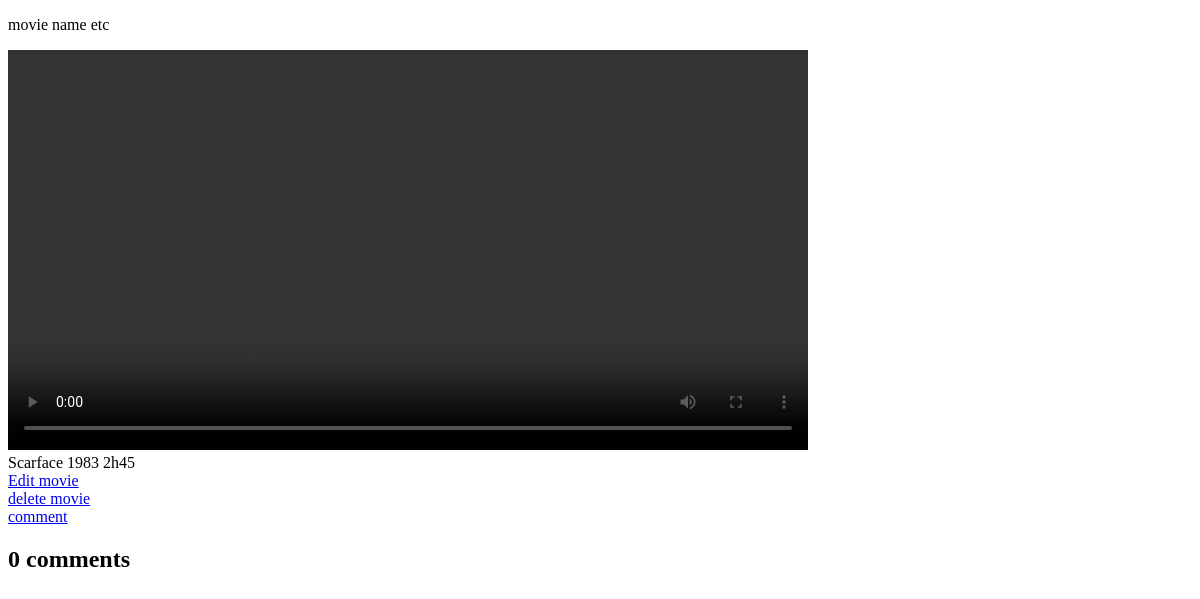
Page /movie/1/ on the earlier database version.
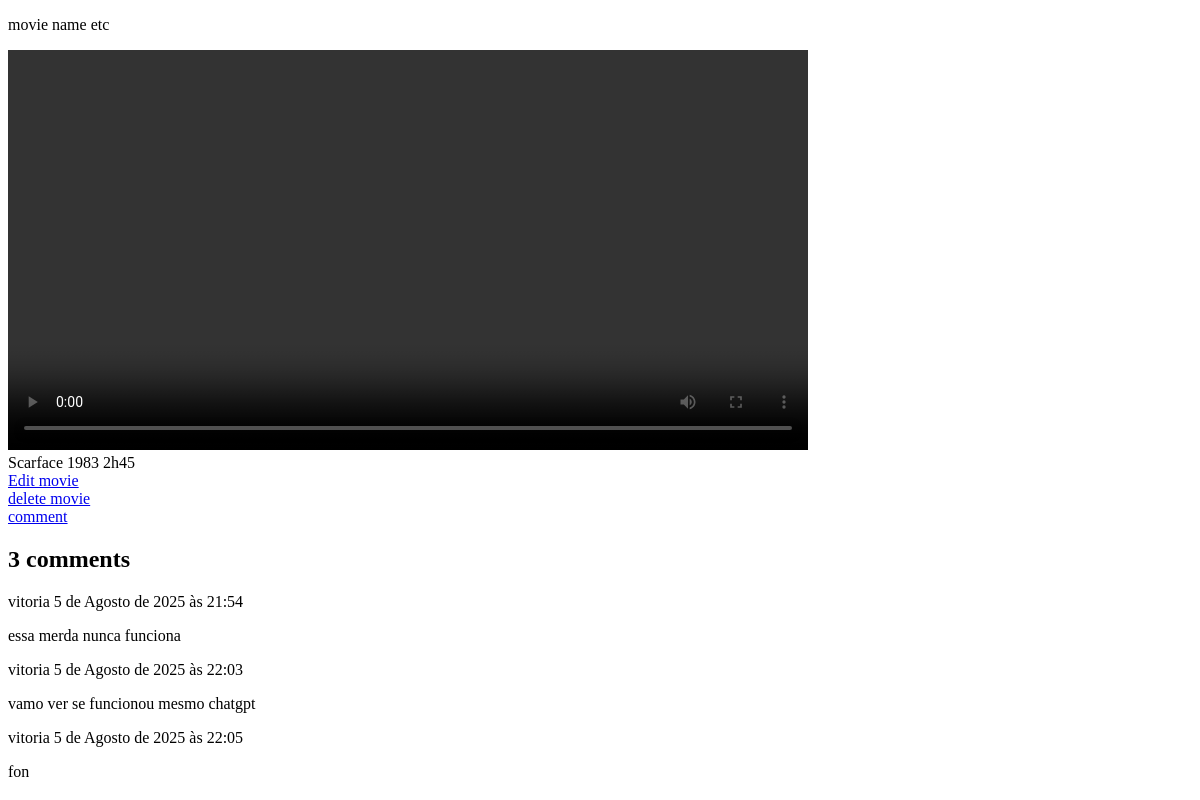
Same page on the later database version.
### cinema/models.py (models this page shows, shortened)
class Movie(models.Model):
  title = models.CharField(max_length=140, blank=True, null=True)
  year = models.CharField(max_length=4, blank=True, null=True)
  length = models.CharField(max_length=4, blank=True, null=True)
  genre = models.CharField (max_length=40)
  director = models.CharField(max_length=130)
  synopsis = models.TextField(max_length=4, blank=True, null=True)
  poster = models.ImageField(upload_to='media/posters', null=True)
  video_url = models.URLField(null=True, blank=True)
  start_time = models.DateTimeField(default=timezone.now())

class Comment(models.Model):
  user = models.ForeignKey('auth.User', on_delete=models.CASCADE)
  movie = models.ForeignKey(Movie, related_name='comments', on_delete=models.CASCADE)
  text = models.TextField(default='write a comment')
  created_date = models.DateTimeField(auto_now_add=True)
  class Meta:
    ordering = ['created_date']

### cinema/views.py (the view)
# urls.py: path('movie/<int:id>/', views.movie_detail, name='movie_detail'),
def movie_detail(request, id):
  template_name = 'cinema/movie_detail.html'
  """ tenta pegar o objeto do modelo Movie através do id passado,
      caso nao houver objeto, retorna o erro 404 """
  movie = get_object_or_404(Movie, id=id)
  comments = movie.comments.all()
  comment_form = CommentForm()
  return render(request, template_name, context={'movie':movie,
                                                 'comments':comments,
                                                 'comment_form':comment_form,})

### cinema/templates/cinema/movie_detail.html (shortened to what this page needs)
{% load static %}
<!DOCTYPE html>
<html lang="en">
<head>
</head>
<body>
  <p>movie name etc</p>
  <video width="800" controls autoplay>
    <source src="{% static 'videos/vvideo.mp4' %}" type="video/mp4">
  </video>
  <div>
    {{ movie.title }}
    {{ movie.year }}
    {{ movie.length }}
  </div>
  <div class="update-movie">
    <a href="{% url 'update_movie' movie.id %}">Edit movie</a>
  </div>
  <div class="delete-movie">
    <a href="{% url 'delete_movie' movie.id %}">delete movie</a>
  </div>
  <div class="movie-comment">
    <a href="{% url 'movie_comment' movie.id %}">comment</a>
  </div>
  <h2>{{ comments.count }} comments</h2>
  {% for comment in comments %}
    <p>
    {{ comment.user }}
    {{ comment.created_date }}
    </p>
    {{ comment.text | linebreaks }}
  {% endfor %}
</body>
</html>

Differences in the rows shown:
changed Movie "Scarface": count "0" → "3"
added Comment: user "vitoria", created_date "5 de Agosto de 2025 às 21:54", text "essa merda nunca funciona"
added Comment: user "vitoria", created_date "5 de Agosto de 2025 às 22:03", text "vamo ver se funcionou mesmo chatgpt"
added Comment: user "vitoria", created_date "5 de Agosto de 2025 às 22:05", text "fon"
